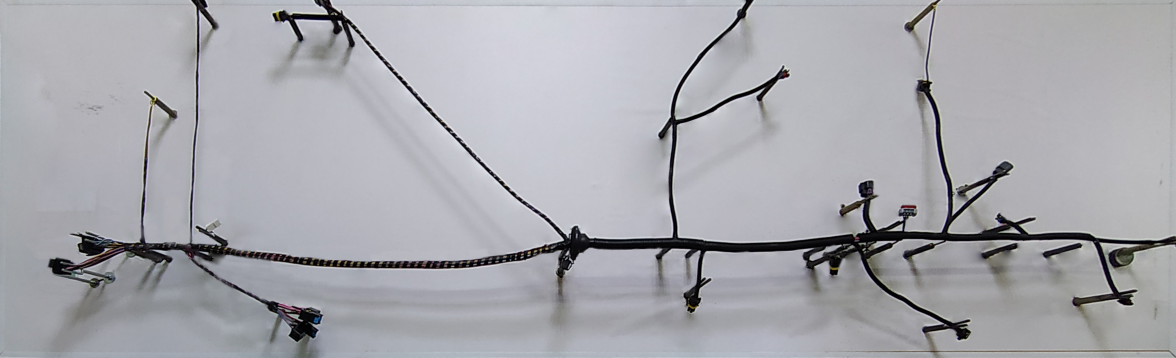
#> input picture Cables.jpg, 2351 x 716 px (shown at 1/2 size)
$ python main.py
#> lines starting #> are read from the running program, lines starting #| are printed output that depends on the picture; after the words box and inside, x2 and y2 are one past the last pixel; in counts of white or black regions, pixels touching at a corner belong together
from skimage.morphology import skeletonize
from skimage import color, img_as_bool
import sknw
import numpy as np
import matplotlib.pyplot as plt
from skimage import io
import cv2 as cv
import json


def ndarray_to_json(ps):  # convert points to .json
    ps_correct = np.copy(ps)
    ps_correct[:, 0] = ps_correct[:, 1]
    ps_correct[:, 1] = ps[:, 0]
    temp_list = np.ndarray.tolist(ps_correct)
    with open("points.json", "w") as outfile:
        json.dump(temp_list, outfile)


def threshold(name, thresh):  # threshold
#> called with name = 'Cables.jpg', thresh = 127
    img = cv.imread(name, 0)
#> img: shape (716, 2351); min 0, max 236, mean 168.2
    img = cv.medianBlur(img, 7)
    ret, img = cv.threshold(img, thresh, 255, cv.THRESH_BINARY)
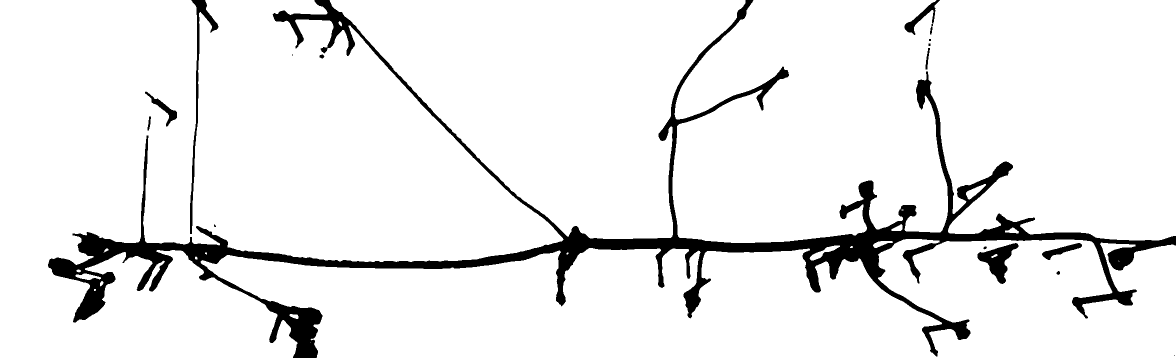
#> img: shape (716, 2351) (shown at 1/2 size); 92.7% white; 18 black regions (5 under 20 px), largest, box (x1, y1, x2, y2) and area: (96, 0, 2351, 716) 114030, (380, 0, 437, 468) 3039, (1955, 486, 2037, 568) 2845
#> ret = 127
    cv.imwrite("Cables_threshold_{}.jpg".format(thresh), img)


def graph_build():
    name = "Cables"
    thresh = 127
    threshold(name + ".jpg", thresh)
    img = img_as_bool(color.rgb2gray(io.imread("Cables_threshold_{}.jpg".format(thresh))))
    ske = skeletonize(~img).astype(np.uint16)
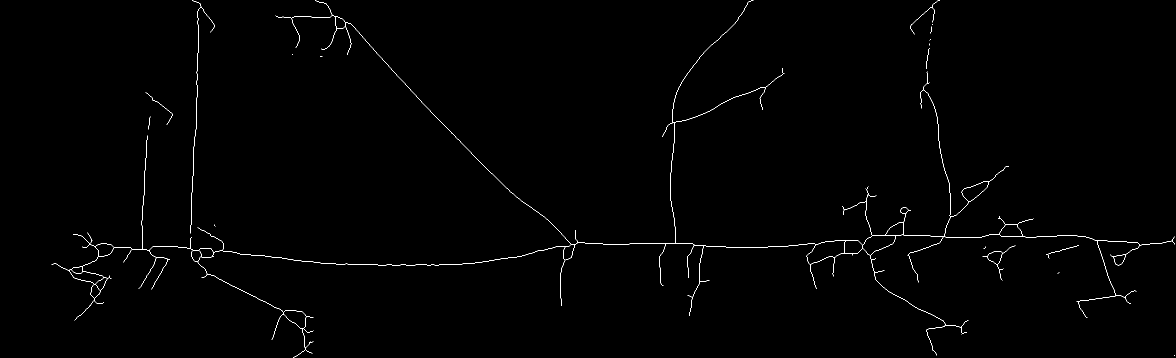
#> ske: shape (716, 2351) uint16 (shown at 1/2 size); values 0 (black) and 1 (white), 0.55% white in thin lines or dots
    # build graph from skeleton
    graph = sknw.build_sknw(ske)
    # draw image
    plt.imshow(img, cmap='gray')
    manager = plt.get_current_fig_manager()
    manager.resize(*manager.window.maxsize())
    # draw edges by pts
    for (s, e) in graph.edges():
        ps = graph[s][e]['pts']
        plt.plot(ps[:, 1], ps[:, 0], 'green')
    # draw node by o
    nodes = graph.nodes()
    ps = np.array([nodes[i]['o'] for i in nodes])
    plt.plot(ps[:, 1], ps[:, 0], 'r.')
    # title and show
    plt.title('')
    plt.axis('off')
    plt.show()
    #  plt.savefig("Skel.jpg")


def main():
    graph_build()
#> (the call stopped at in graph_build, `graph = sknw.build_sknw(ske)`: sknw is not available in this run)


if __name__ == "__main__":
    main()
